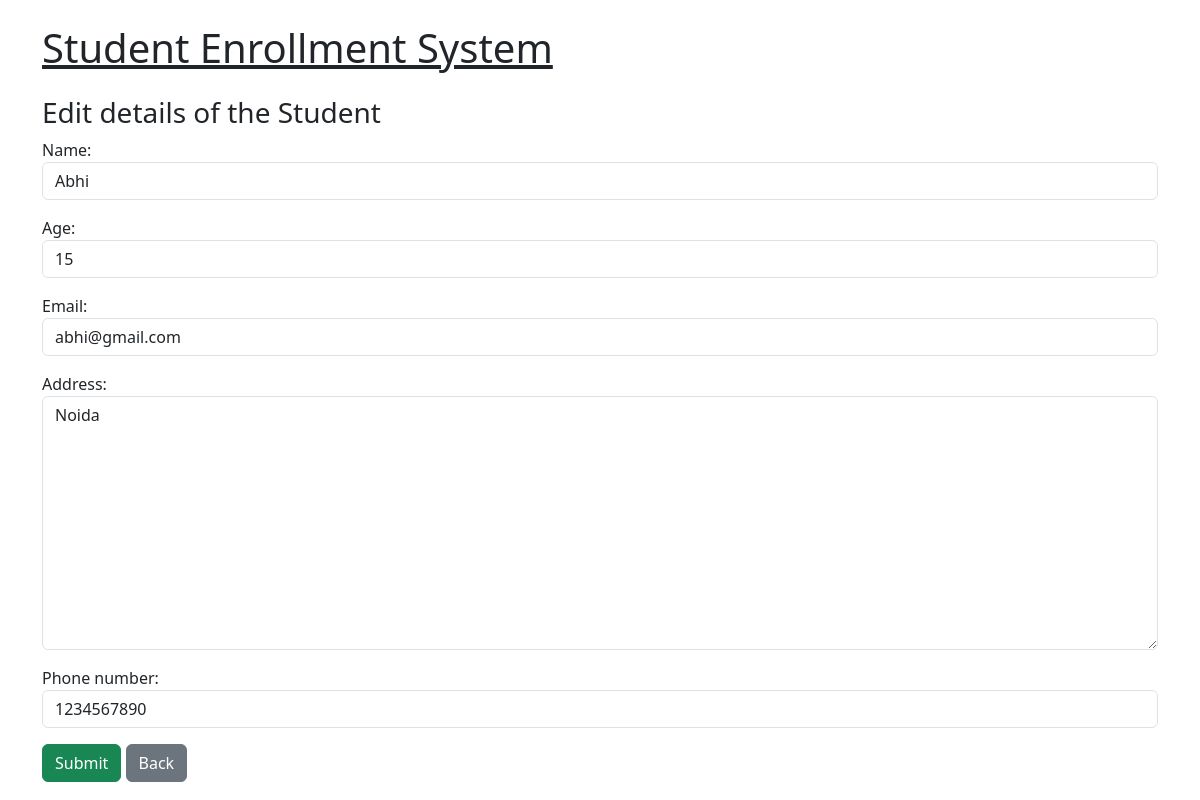
/edit-student/1/, run on the app's committed database.
### main/models.py (models this page shows, shortened)
class Student(models.Model):
    name = models.CharField(max_length=100)
    age = models.PositiveIntegerField(validators=[MinValueValidator(15), MaxValueValidator(100)])
    email = models.EmailField(unique=True)
    address = models.TextField(blank=True, null=True)
    phone_number = models.CharField(validators=[phone_regex], max_length=10, blank=True, null=True, unique=True)
    class Meta:
        ordering = ['name']

### main/views.py (the view)
# urls.py: path('edit-student/<int:student_id>/', views.edit_student, name='edit_student'),
def edit_student(request, student_id):
    student = get_object_or_404(Student, id = student_id)
    if request.method == 'POST':
        form = StudentForm(request.POST, instance=student)
        if form.is_valid():
            form.save()
            return redirect('home')
    else:
        form = StudentForm(instance=student)
    return render(request, 'main/edit_student.html', {'form': form, 'title':'Edit Student'})

### main/forms.py
class StudentForm(forms.ModelForm):
    class Meta:
        model = Student
        fields = ['name', 'age', 'email', 'address', 'phone_number']
        widgets = {
            'name': forms.TextInput(attrs={'class': 'form-control'}),
            'age': forms.NumberInput(attrs={'class': 'form-control'}),
            'email': forms.EmailInput(attrs={'class': 'form-control'}),
            'address': forms.Textarea(attrs={'class': 'form-control'}),
            'phone_number': forms.TextInput(attrs={'class': 'form-control'}),
        }

### main/templates/main/edit_student.html (shortened to what this page needs)
{% extends 'main/base.html' %}
{% block content %}
<h3>Edit details of the Student</h3>
<form method="post">
    {{ form.as_p }}
    <button type="submit" class="btn btn-success">Submit</button>
    <a href="{% url 'home' %}" class="btn btn-secondary">Back</a>
</form>
{% endblock %}

### data on the page
Student: name "Abhi", age "15", email "abhi@gmail.com", address "Noida", phone_number "1234567890"
